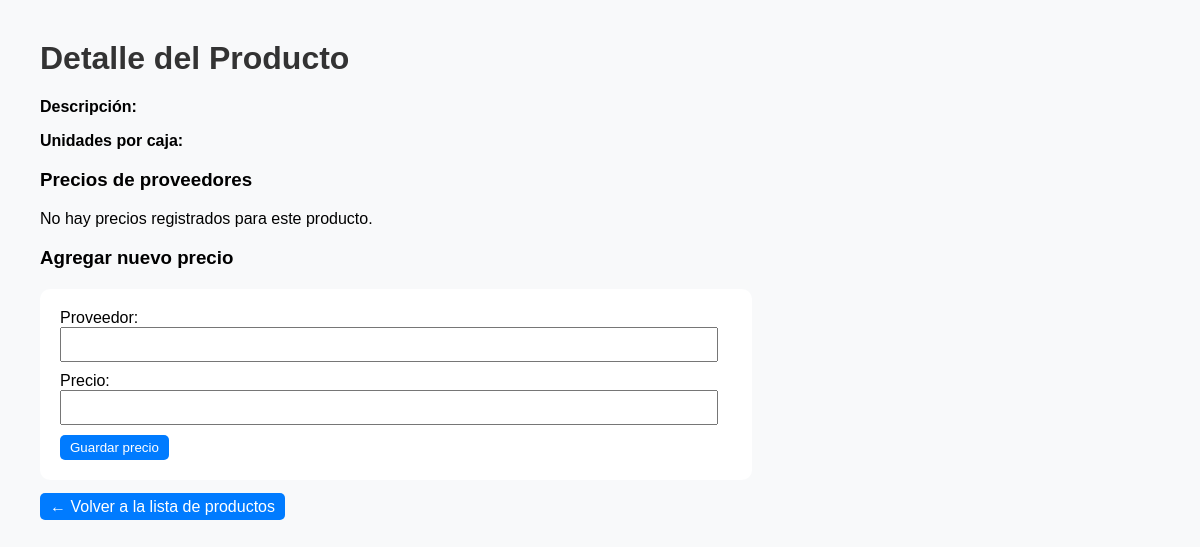
The app's page /detalle/6, older data.
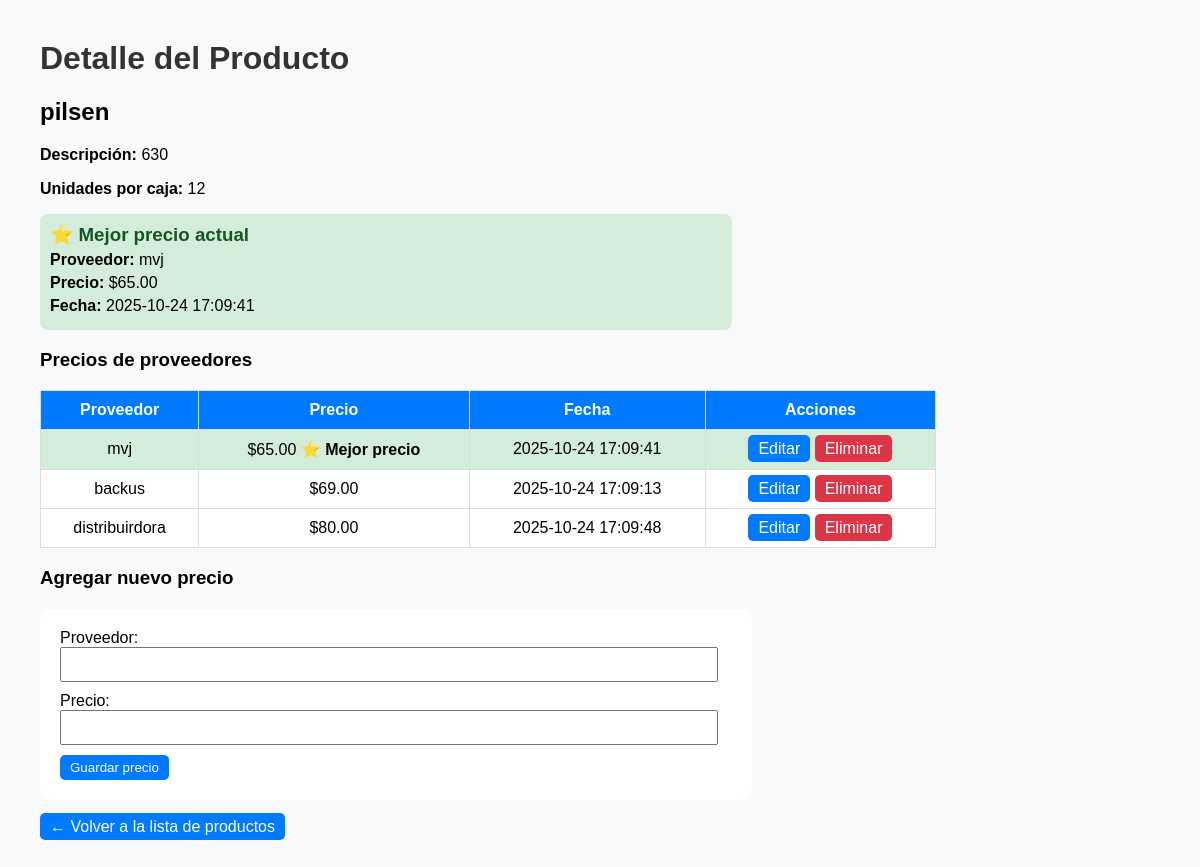
The same page, newer data.
### tables this page shows
CREATE TABLE productos (
            id INTEGER PRIMARY KEY AUTOINCREMENT,
            nombre TEXT,
            descripcion TEXT,
            precio_caja REAL,
            unidades_por_caja INTEGER,
            precio_unitario REAL
        );

CREATE TABLE precios (
            id INTEGER PRIMARY KEY AUTOINCREMENT,
            producto_id INTEGER,
            proveedor TEXT,
            precio REAL,
            fecha TEXT,
            FOREIGN KEY (producto_id) REFERENCES productos(id)
        );

### app.py (the view, shortened to what this page needs)
@app.route('/detalle/<int:id>', methods=['GET', 'POST'])
def detalle(id):
    conn = conectar()
    cur = conn.cursor()
    cur.execute("SELECT * FROM productos WHERE id = ?", (id,))
    producto = cur.fetchone()
    cur.execute("SELECT * FROM precios WHERE producto_id = ? ORDER BY precio ASC", (id,))
    precios = cur.fetchall()
    precio_minimo = None
    if precios:
        precio_minimo = min(precios, key=lambda x: x['precio'])
    conn.close()
    return render_template('detalle.html', producto=producto, precios=precios, precio_minimo=precio_minimo)

### app.py (called while the page is built)
def conectar():
    conn = sqlite3.connect("productos.db")
    conn.row_factory = sqlite3.Row
    return conn

### templates/detalle.html (shortened to what this page needs)
<!DOCTYPE html>
<html lang="es">
<head>
</head>
<body>
    <h1>Detalle del Producto</h1>
    <h2>{{ producto['nombre'] }}</h2>
    <p><strong>Descripción:</strong> {{ producto['descripcion'] }}</p>
    <p><strong>Unidades por caja:</strong> {{ producto['unidades_por_caja'] }}</p>
{% if precio_minimo %}
    <div style="background-color:#d4edda; padding:10px; border-radius:8px; width:60%; margin-top:15px;">
        <h3 style="color:#155724; margin:0;">⭐ Mejor precio actual</h3>
        <p style="margin:5px 0;"><strong>Proveedor:</strong> {{ precio_minimo['proveedor'] }}</p>
        <p style="margin:5px 0;"><strong>Precio:</strong> ${{ "%.2f"|format(precio_minimo['precio']) }}</p>
        <p style="margin:5px 0;"><strong>Fecha:</strong> {{ precio_minimo['fecha'] }}</p>
    </div>
{% endif %}
    <h3>Precios de proveedores</h3>
    {% if precios %}
        <table>
            <thead>
                <tr>
                    <th>Proveedor</th>
                    <th>Precio</th>
                    <th>Fecha</th>
                    <th>Acciones</th>
                </tr>
            </thead>
            <tbody>
               {% for p in precios %}
<tr {% if precio_minimo and p['id'] == precio_minimo['id'] %}style="background-color:#d4edda;"{% endif %}>
    <td>{{ p['proveedor'] }}</td>
    <td>
        ${{ "%.2f"|format(p['precio']) }}
        {% if precio_minimo and p['id'] == precio_minimo['id'] %}
            <strong>⭐ Mejor precio</strong>
        {% endif %}
    </td>
    <td>{{ p['fecha'] }}</td>
    <td>
        <a href="/editar_precio/{{ p['id'] }}">Editar</a>
        <a href="/eliminar_precio/{{ p['id'] }}" class="delete">Eliminar</a>
    </td>
</tr>
{% endfor %}
            </tbody>
        </table>
    {% else %}
        <p>No hay precios registrados para este producto.</p>
    {% endif %}
    <h3>Agregar nuevo precio</h3>
    <form method="POST">
        <label>Proveedor:</label>
        <input type="text" name="proveedor" required>
        <label>Precio:</label>
        <input type="number" name="precio" step="0.01" required>
        <button type="submit">Guardar precio</button>
    </form>
    <br>
    <a href="/">← Volver a la lista de productos</a>
</body>
</html>

### templates/detalle.html (style rules this page uses)
body { font-family: Arial, sans-serif; margin: 40px; background: #f8f9fa; }
h1 { color: #333; }
table { border-collapse: collapse; width: 80%; background: white; }
th, td { border: 1px solid #ddd; padding: 10px; text-align: center; }
th { background-color: #007bff; color: white; }
a, button { text-decoration: none; color: white; background: #007bff; padding: 5px 10px; border-radius: 5px; border: none; cursor: pointer; }
form { margin-top: 20px; background: white; padding: 20px; border-radius: 10px; width: 60%; }
input, select { padding: 8px; width: 95%; margin-bottom: 10px; }
.delete { background: #dc3545; }

Row changes from the older to the newer data that the page shows:
added productos: nombre "pilsen", descripcion "630", unidades_por_caja "12"
added precios: proveedor "mvj", precio "65.00", fecha "2025-10-24 17:09:41", shows "⭐ Mejor precio"
added precios: proveedor "backus", precio "69.00", fecha "2025-10-24 17:09:13"
added precios: proveedor "distribuirdora", precio "80.00", fecha "2025-10-24 17:09:48"
Text that changed along with them:
text no longer shown: "No hay precios registrados para este producto."
text now shown: "⭐ Mejor precio actual Proveedor: Precio: $ Fecha: Proveedor Precio Fecha Acciones"
